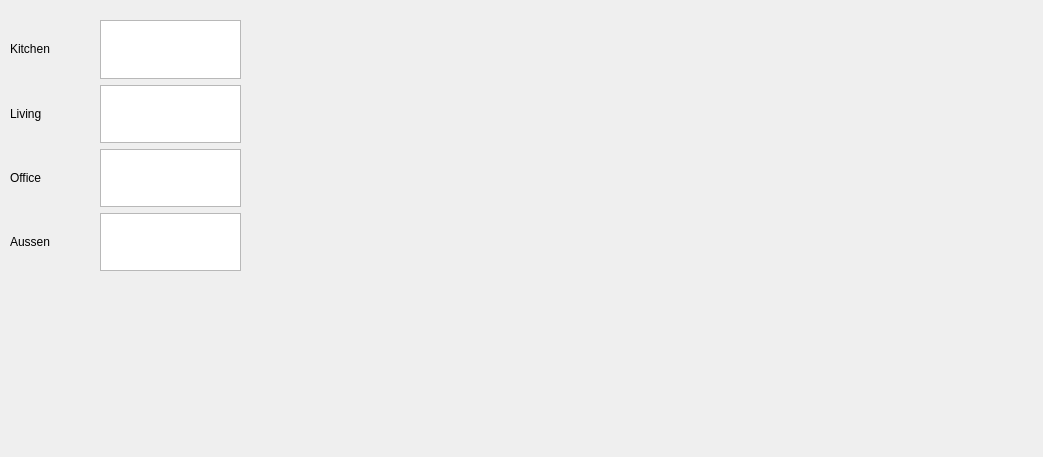
<?xml version="1.0" encoding="UTF-8"?>
<ui version="4.0">
 <class>heater</class>
 <widget class="QWidget" name="heater">
  <property name="geometry">
   <rect>
    <x>0</x>
    <y>0</y>
    <width>1043</width>
    <height>457</height>
   </rect>
  </property>
  <property name="windowTitle">
   <string>Form</string>
  </property>
  <widget class="QWidget" name="">
   <property name="geometry">
    <rect>
     <x>100</x>
     <y>20</y>
     <width>141</width>
     <height>251</height>
    </rect>
   </property>
   <layout class="QVBoxLayout" name="verticalLayout">
    <item>
     <widget class="QTextBrowser" name="textBrowserKitchen"/>
    </item>
    <item>
     <widget class="QTextBrowser" name="textBrowserLiving"/>
    </item>
    <item>
     <widget class="QTextBrowser" name="textBrowserOffice"/>
    </item>
    <item>
     <widget class="QTextBrowser" name="textBrowserAussen"/>
    </item>
   </layout>
  </widget>
  <widget class="QWidget" name="">
   <property name="geometry">
    <rect>
     <x>10</x>
     <y>20</y>
     <width>48</width>
     <height>251</height>
    </rect>
   </property>
   <layout class="QVBoxLayout" name="verticalLayout_2">
    <item>
     <widget class="QLabel" name="label">
      <property name="text">
       <string>Kitchen</string>
      </property>
     </widget>
    </item>
    <item>
     <widget class="QLabel" name="label_2">
      <property name="text">
       <string>Living</string>
      </property>
     </widget>
    </item>
    <item>
     <widget class="QLabel" name="label_3">
      <property name="text">
       <string>Office</string>
      </property>
     </widget>
    </item>
    <item>
     <widget class="QLabel" name="label_4">
      <property name="text">
       <string>Aussen</string>
      </property>
     </widget>
    </item>
   </layout>
  </widget>
 </widget>
 <resources/>
 <connections/>
</ui>
